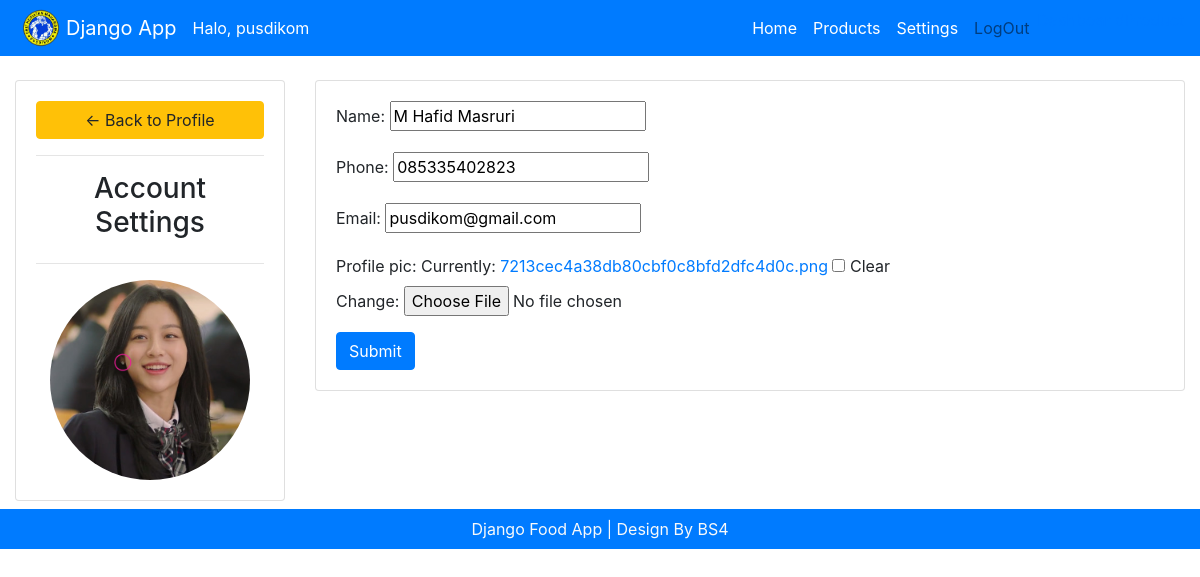
/account/ (signed in), run on the app's committed database.
### masruri/models.py (models this page shows, shortened)
class Custumer(models.Model):
    user = models.OneToOneField(User, null=True, on_delete=models.CASCADE)
    name = models.CharField(max_length=200, blank=True, null=True)
    phone = models.CharField(max_length=200, blank=True, null=True)
    email = models.CharField(max_length=200, blank=True, null=True)
    date_created = models.DateTimeField(auto_now_add=True, null=True)
    profile_pic = models.ImageField(
        null=True, blank=True, upload_to='photos/%Y/%m/%d/')

### masruri/decorators.py (the view)
        def perubahan_halaman(request, *args, **kwargs):
            group = None
            if request.user.groups.exists():
                group = request.user.groups.all()[0].name
            if group in yang_diizinkan:
                return fungsi_awal(request, *args, **kwargs)
            else:
                return HttpResponse('<h2><center> Anda Tidak Dijikankan Ke Tampilam ini </center></h2>')

### masruri/forms.py
class CustumerForm(ModelForm):
    class Meta:
        model = Custumer
        fields = '__all__'
        exclude = ['user']

### masruri/controllers/custumer.py (called while the page is built)
@login_required(login_url='login')
@ijinkan_pengguna(yang_diizinkan=['custumer'])
def accountSetting(request):
    datacustumer = request.user.custumer
    form = CustumerForm(instance=datacustumer)
    if request.method == 'POST':
        form = CustumerForm(request.POST, request.FILES, instance=datacustumer)
        if form.is_valid:
            form.save()
    context = {
        'menu': 'settings',
        'formcustumer': form
    }
    return render(request, 'auth/account.html', context)

### masruri/templates/auth/account.html (shortened to what this page needs)
{% extends "main.html" %}
{% load static %}
{% block content %}
<br>
<div class="container-fluid">
    <div class="row">
        <div class="col-md-3">
            <div class="card card-body">
                <a class="btn btn-warning" href="{% url 'home' %}">
                    &#8592; Back to Profile
                </a>
                <hr>
                <h3 style="text-align:center">Account Settings</h3>
                <hr>
                <img class="profile-pic" src="{{request.user.custumer.profile_pic.url}}">
            </div>
        </div>
        <div class="col-md-9">
            <div class="card card-body">
                <form method="POST" action="" enctype="multipart/form-data">
                    {{ formcustumer.as_p }}
                    <input class="btn btn-primary" type="submit" name="Update">
                </form>
            </div>
        </div>
    </div>
</div>
{% endblock content %}

### masruri/templates/navbar.html (shortened to what this page needs)
<nav class="navbar navbar-expand-lg navbar-light bg-primary">
    {% load static %}
    <img src="{% static 'img/pusdikom.png' %}" width="50px">
    <a class="navbar-brand text-white" href="#">Django App </a>
    <span class="text-white">Halo, {{ request.user }}</span>
    <div class="collapse navbar-collapse" id="navbarNavAltMarkup">
        <div class="navbar-nav ml-auto">
            <a class=" nav-link text-white {% if menu == 'home'  %} aktif {% endif %}" href="{% url 'home' %}">Home
                <span class="sr-only">(current)</span></a>
            <a class="nav-link text-white {% if menu == 'products'  %} aktif {% endif %}"
                href="{% url 'products' %}">Products</a>
        </div>
    </div>
    <ul class="navbar-nav ">
        {% if user.is_authenticated %}
        <li class="nav-item">
            <a class="nav-link text-white {% if menu == 'settings' %} active {% endif %}"
                href="{% url 'accountpage' %}">Settings</a>
        </li>
        <li class="nav-item">
            <a class="nav-link" href="{% url 'logout' %}">LogOut</a>
        </li>
        {% endif %}
        {% if request.user.is_staff %}
        <a class="navlink {% if menu == 'home' %} active {% endif %}" href="{% url 'home' %}">Dashboar
            d</a>
        <a class="navlink {% if menu == 'products' %} active {% endif %}" href="{% url 'products' %}">
            Product</a>
        {% endif %}
    </ul>
</nav>

### masruri/templates/auth/account.html (style rules this page uses)
.profile-pic { max-width: 200px; max-height: 200px; margin: 0 auto; border-radius: 50%; }

### data on the page
Custumer: name "M Hafid Masruri", phone "085335402823", email "pusdikom@gmail.com"

### other printed values
{{ request.user }} "pusdikom"
